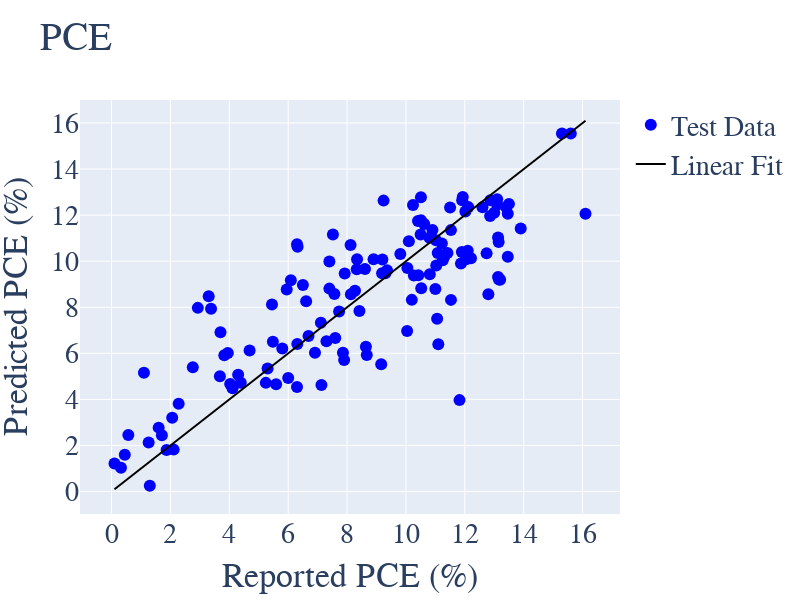

The notebook cell saved with this chart:
### Code cell
from plotly.offline import iplot
plotly.offline.init_notebook_mode(connected=True)

layout0= go.Layout(title= "PCE", hovermode= 'closest',
                   font = dict(family='Times New Roman',size=28),
                   xaxis= dict(title= 'Reported PCE (%)',zeroline= False, gridwidth= 1, dtick=2),
                   yaxis= dict(title= 'Predicted PCE (%)',zeroline= False, gridwidth= 1),#range=[-350,3750]),
                   height=600,
                   width=800,
                   showlegend= True                 
)

fit  = np.linspace(min(y_test), max(y_test))
trace0 = go.Scatter(x = y_test, y = pred, mode = 'markers', marker= dict(size= 12, color= 'blue'),name='Test Data')
# trace1 = go.Scatter(x = test_outputs ,y = y_pred, mode = 'markers', text=test_inputs.index,marker= dict(size= 12, color= 'red'), 
#                     error_y = dict(type='data',array=y_std,visible=True),name='Testing Data')
trace2 = go.Scatter(x = fit ,y = fit, mode = 'lines', marker= dict(size= 12, color= 'black'), text = 'Fit',name='Linear Fit')

data = [trace0,trace2]
fig= go.Figure(data, layout=layout0)
iplot(fig)

### Figure 1 — Plotly figure (JSON) as saved in the notebook; plotly's stock layout.template omitted (floating-point values rounded to 4 significant figures; data arrays with more than 128 entries replaced by an {"elided": "..."} marker saying what was removed)
{"data": [{"marker": {"color": "blue", "size": 12}, "mode": "markers", "name": "Test Data", "type": "scatter", "x": {"elided": "132 float values"}, "y": {"elided": "132 float values"}}, {"marker": {"color": "black", "size": 12}, "mode": "lines", "name": "Linear Fit", "text": "Fit", "type": "scatter", "x": [0.1, 0.4265, 0.7531, 1.08, 1.406, 1.733, 2.059, 2.386, 2.712, 3.039, 3.365, 3.692, 4.018, 4.345, 4.671, 4.998, 5.324, 5.651, 5.978, 6.304, 6.631, 6.957, 7.284, 7.61, 7.937, 8.263, 8.59, 8.916, 9.243, 9.569, 9.896, 10.22, 10.55, 10.88, 11.2, 11.53, 11.86, 12.18, 12.51, 12.83, 13.16, 13.49, 13.81, 14.14, 14.47, 14.79, 15.12, 15.45, 15.77, 16.1], "y": [0.1, 0.4265, 0.7531, 1.08, 1.406, 1.733, 2.059, 2.386, 2.712, 3.039, 3.365, 3.692, 4.018, 4.345, 4.671, 4.998, 5.324, 5.651, 5.978, 6.304, 6.631, 6.957, 7.284, 7.61, 7.937, 8.263, 8.59, 8.916, 9.243, 9.569, 9.896, 10.22, 10.55, 10.88, 11.2, 11.53, 11.86, 12.18, 12.51, 12.83, 13.16, 13.49, 13.81, 14.14, 14.47, 14.79, 15.12, 15.45, 15.77, 16.1]}], "layout": {"font": {"family": "Times New Roman", "size": 28}, "height": 600, "hovermode": "closest", "showlegend": true, "title": {"text": "PCE"}, "width": 800, "xaxis": {"dtick": 2, "gridwidth": 1, "title": {"text": "Reported PCE (%)"}, "zeroline": false}, "yaxis": {"gridwidth": 1, "title": {"text": "Predicted PCE (%)"}, "zeroline": false}}}
